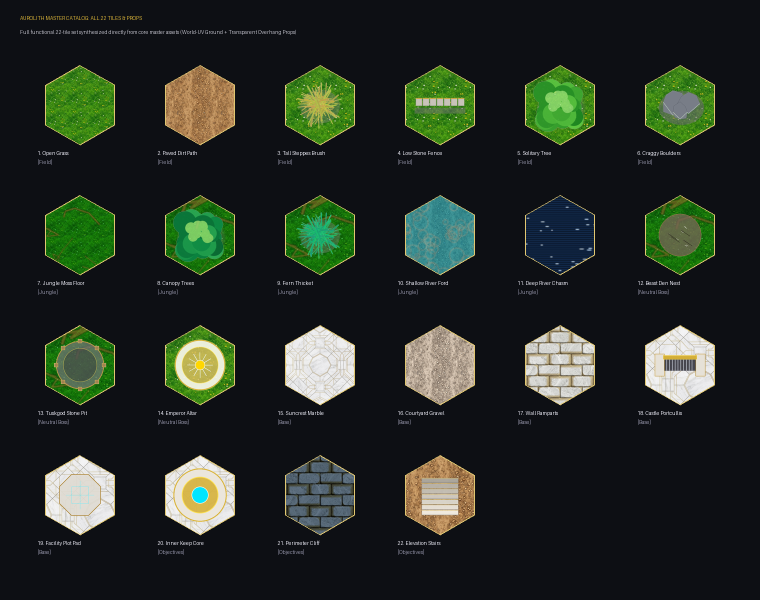
#> input picture Assets/Showcases/all_22_tiles_showcase.png, 1520 x 1200 px, given in place of field_grass.jpg, which was not available (shown at 1/2 size)
$ python render_overall_map_tactical.py
#> lines starting #> are read from the running program, lines starting #| are printed output that depends on the picture; pictures that were not available may be replaced by others from this repository, and a replacement may not be noted
import os
import math
import random
from PIL import Image, ImageDraw, ImageFilter, ImageFont

ASSETS_DIR = r"C:\Users\s0846\Desktop\Files\ExGame\Aurolith\Assets"
TILES_DIR = os.path.join(ASSETS_DIR, "Tiles")
STRUCT_DIR = os.path.join(ASSETS_DIR, "Structures")
SHOWCASE_DIR = os.path.join(ASSETS_DIR, "Showcases")

OUT_MAP = os.path.join(SHOWCASE_DIR, "overall_map_tactical_layout.png")

# Load base textures
tex_grass = Image.open(os.path.join(TILES_DIR, "1_Field", "field_grass.jpg")).convert("RGBA").resize((256, 256))
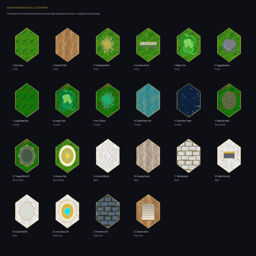
#> tex_grass: PIL image 256x256 RGBA; mean R, G, B, A 33.8, 41.9, 34.6, 253; transparent parts drawn white
tex_dirt = Image.open(os.path.join(TILES_DIR, "1_Field", "field_dirtpath.jpg")).convert("RGBA").resize((256, 256))
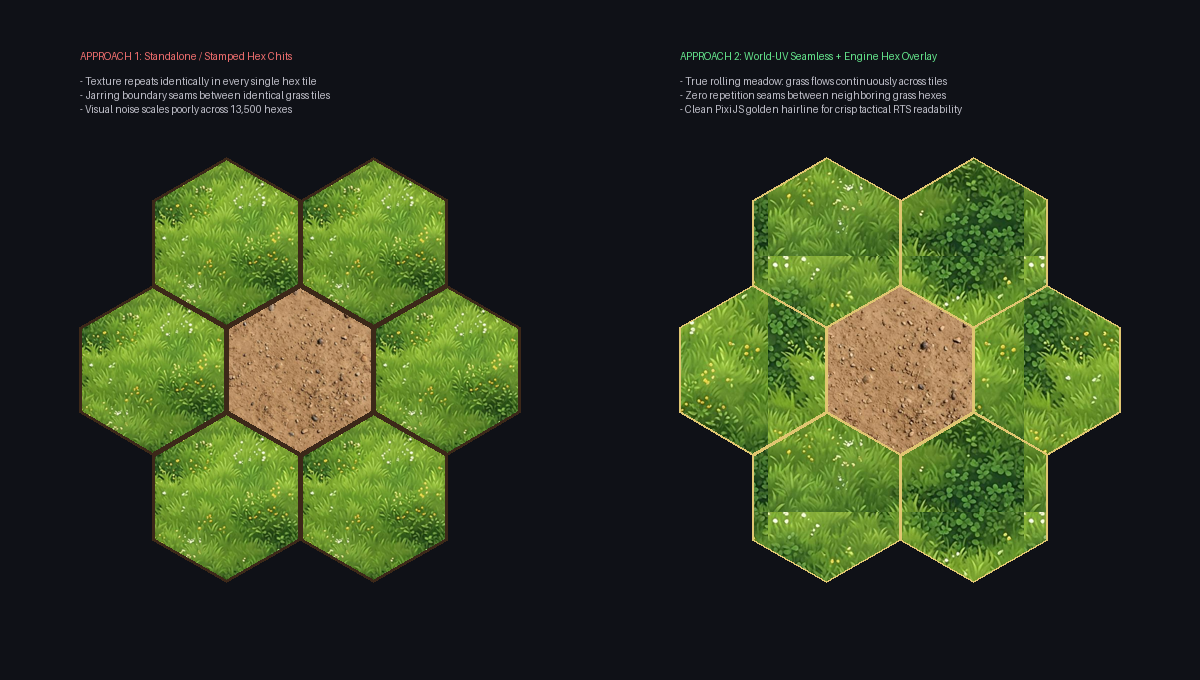
#> input picture Assets/Showcases/hex_tiling_comparison.png, 1200 x 680 px, given in place of field_dirtpath.jpg, which was not available
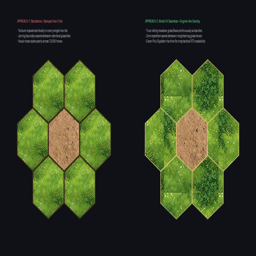
#> tex_dirt: PIL image 256x256 RGBA; mean R, G, B, A 47, 57, 33.3, 254.5; transparent parts drawn white
tex_marble = Image.open(os.path.join(TILES_DIR, "3_Base", "courtyard_marble.jpg")).convert("RGBA").resize((256, 256))
#> (the run stopped early here; a loop or call above may not have finished)
